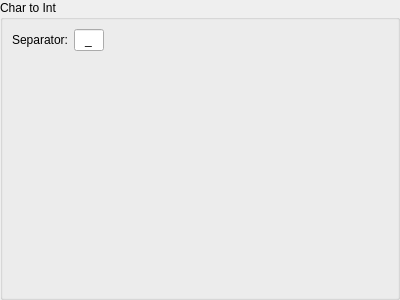
<?xml version="1.0" encoding="UTF-8"?>
<ui version="4.0">
<comment>
Released as open source by NCC Group Plc - http://www.nccgroup.com/

Developed by Gabriel Caudrelier, gabriel dot caudrelier at nccgroup dot com

https://github.com/nccgroup/pip3line

Released under AGPL see LICENSE for more information
</comment>
 <class>NumberToCharWidget</class>
 <widget class="QWidget" name="NumberToCharWidget">
  <property name="geometry">
   <rect>
    <x>0</x>
    <y>0</y>
    <width>400</width>
    <height>300</height>
   </rect>
  </property>
  <property name="windowTitle">
   <string>Form</string>
  </property>
  <layout class="QVBoxLayout" name="verticalLayout">
   <property name="spacing">
    <number>0</number>
   </property>
   <property name="margin">
    <number>0</number>
   </property>
   <item>
    <widget class="QGroupBox" name="groupBox">
     <property name="title">
      <string>Char to Int</string>
     </property>
     <layout class="QFormLayout" name="formLayout">
      <item row="0" column="0">
       <widget class="QLabel" name="separatorLabel">
        <property name="text">
         <string>Separator:</string>
        </property>
       </widget>
      </item>
      <item row="0" column="1">
       <widget class="QLineEdit" name="separatorLineEdit">
        <property name="maximumSize">
         <size>
          <width>30</width>
          <height>16777215</height>
         </size>
        </property>
        <property name="text">
         <string>_</string>
        </property>
        <property name="maxLength">
         <number>1</number>
        </property>
        <property name="alignment">
         <set>Qt::AlignCenter</set>
        </property>
       </widget>
      </item>
     </layout>
    </widget>
   </item>
  </layout>
 </widget>
 <resources/>
 <connections/>
</ui>
